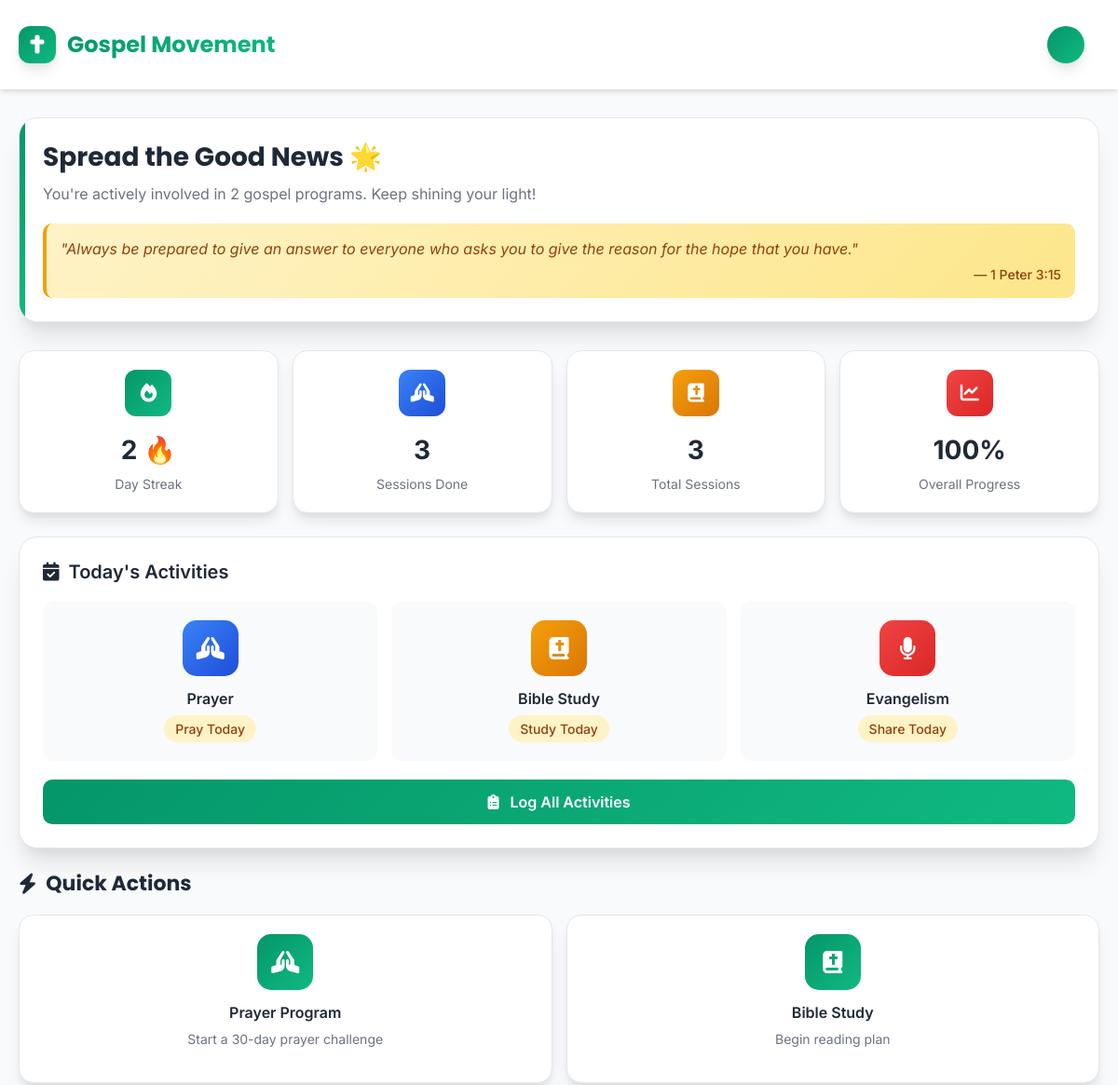
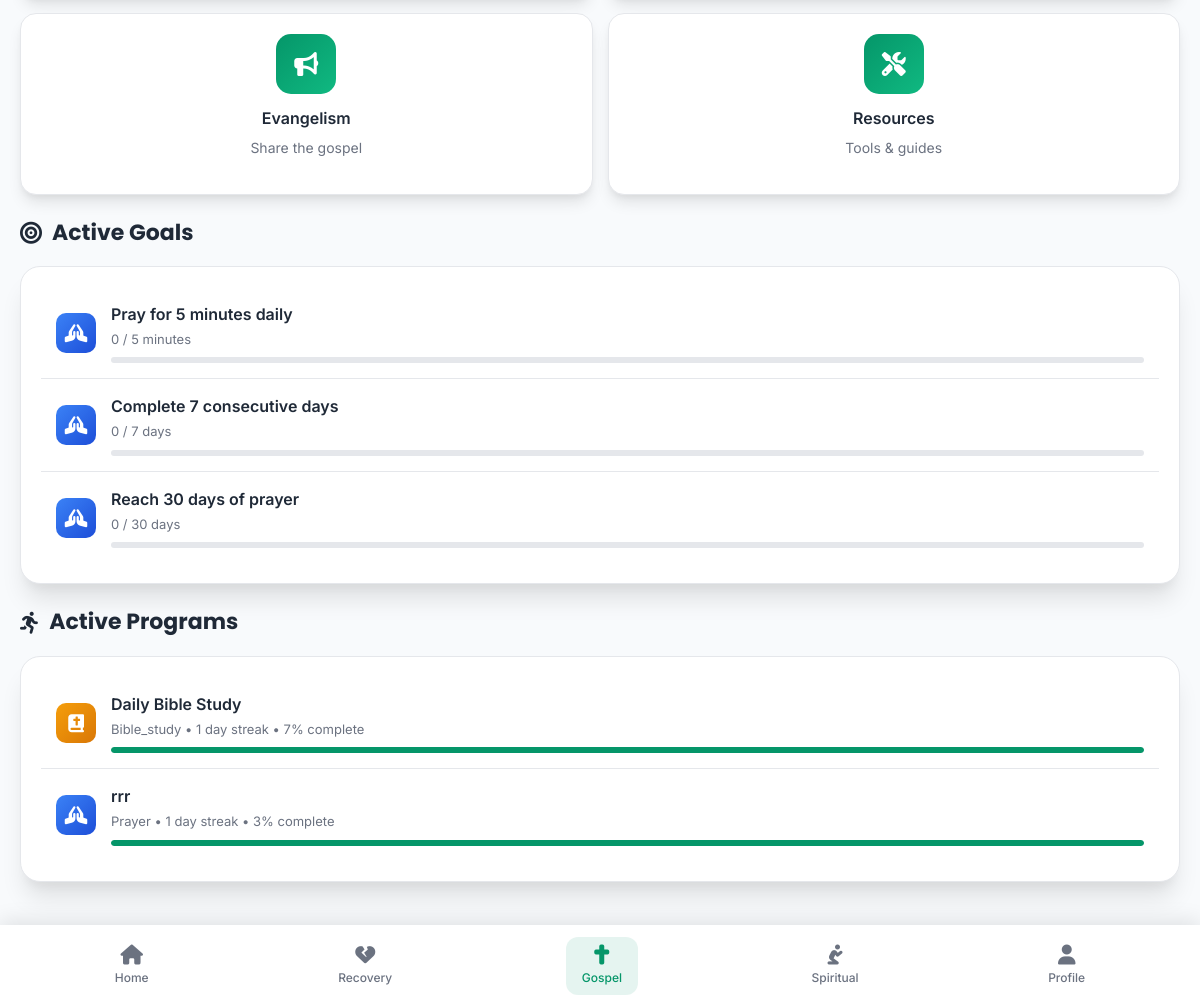
Screenshot of /gospel.php (signed in) with the database file from the repository (2 pictures, top to bottom).
### tables this page shows
CREATE TABLE `gospel_goals` (
  `id` int(11) NOT NULL,
  `user_id` int(11) DEFAULT NULL,
  `program_id` int(11) DEFAULT NULL,
  `goal_type` enum('prayer','bible','evangelism','discipleship') DEFAULT 'prayer',
  `title` varchar(200) NOT NULL,
  `description` text DEFAULT NULL,
  `target_value` int(11) DEFAULT 1,
  `current_value` int(11) DEFAULT 0,
  `unit` varchar(50) DEFAULT NULL,
  `deadline` date DEFAULT NULL,
  `status` enum('active','completed','abandoned') DEFAULT 'active',
  `is_achieved` tinyint(1) DEFAULT 0,
  `achieved_date` date DEFAULT NULL,
  `created_at` timestamp NOT NULL DEFAULT current_timestamp()
);

CREATE TABLE `gospel_programs` (
  `id` int(11) NOT NULL,
  `user_id` int(11) DEFAULT NULL,
  `program_type` enum('prayer','bible_study','evangelism','discipleship') NOT NULL,
  `title` varchar(200) NOT NULL,
  `description` text DEFAULT NULL,
  `frequency` enum('daily','weekly','biweekly','monthly') DEFAULT 'daily',
  `target_duration_days` int(11) DEFAULT 30,
  `current_streak` int(11) DEFAULT 0,
  `longest_streak` int(11) DEFAULT 0,
  `total_sessions` int(11) DEFAULT 0,
  `completed_sessions` int(11) DEFAULT 0,
  `start_date` date DEFAULT NULL,
  `target_end_date` date DEFAULT NULL,
  `status` enum('active','paused','completed','abandoned') DEFAULT 'active',
  `progress_percentage` decimal(5,2) DEFAULT 0.00,
  `is_public` tinyint(1) DEFAULT 0,
  `created_at` timestamp NOT NULL DEFAULT current_timestamp(),
  `updated_at` timestamp NOT NULL DEFAULT current_timestamp() ON UPDATE current_timestamp()
);

### gospel.php (the view, shortened to what this page needs)
<?php
include "config.php";
$user_id = $_SESSION['user_id'];
$programs_query = "SELECT * FROM gospel_programs WHERE user_id = ? AND status = 'active'";
$stmt = $conn->prepare($programs_query);
$stmt->bind_param("i", $user_id);
$stmt->execute();
$programs_result = $stmt->get_result();
$active_programs = [];
$total_streak = 0;
$total_sessions = 0;
$completed_sessions = 0;
while ($program = $programs_result->fetch_assoc()) {
    $active_programs[] = $program;
    $total_streak += $program['current_streak'];
    $total_sessions += $program['total_sessions'];
    $completed_sessions += $program['completed_sessions'];
}
$has_programs = count($active_programs) > 0;
$today = date('Y-m-d');
$prayer_today = $conn->prepare("SELECT COUNT(*) as count FROM prayer_sessions WHERE user_id = ? AND session_date = ?");
$prayer_today->bind_param("is", $user_id, $today);
$prayer_today->execute();
$prayer_today_result = $prayer_today->get_result();
$prayer_today_count = $prayer_today_result->fetch_assoc()['count'];
$bible_today = $conn->prepare("SELECT COUNT(*) as count FROM bible_study_sessions WHERE user_id = ? AND session_date = ?");
$bible_today->bind_param("is", $user_id, $today);
$bible_today->execute();
$bible_today_result = $bible_today->get_result();
$bible_today_count = $bible_today_result->fetch_assoc()['count'];
$evangelism_today = $conn->prepare("SELECT COUNT(*) as count FROM evangelism_activities WHERE user_id = ? AND activity_date = ?");
$evangelism_today->bind_param("is", $user_id, $today);
$evangelism_today->execute();
$evangelism_today_result = $evangelism_today->get_result();
$evangelism_today_count = $evangelism_today_result->fetch_assoc()['count'];
$goals_query = "SELECT * FROM gospel_goals WHERE user_id = ? AND status = 'active' ORDER BY deadline ASC LIMIT 3";
$stmt = $conn->prepare($goals_query);
$stmt->bind_param("i", $user_id);
$stmt->execute();
$goals_result = $stmt->get_result();
$active_goals = [];
while ($row = $goals_result->fetch_assoc()) {
    $active_goals[] = $row;
}
$overall_progress = $total_sessions > 0 ? min(100, ($completed_sessions / $total_sessions) * 100) : 0;
$scriptures = [
    ['text' => 'Go into all the world and preach the gospel to all creation.', 'ref' => 'Mark 16:15'],
    ['text' => 'Pray continually.', 'ref' => '1 Thessalonians 5:17'],
    ['text' => 'Your word is a lamp for my feet, a light on my path.', 'ref' => 'Psalm 119:105'],
    ['text' => 'Always be prepared to give an answer to everyone who asks you to give the reason for the hope that you have.', 'ref' => '1 Peter 3:15']
];
$daily_scripture = $scriptures[date('z') % count($scriptures)];
?>
<!DOCTYPE html>
<html lang="en">
<head>
    <link href="https://cdn.jsdelivr.net/npm/bootstrap@5.3.2/dist/css/bootstrap.min.css" rel="stylesheet">
    <link rel="stylesheet" href="https://cdnjs.cloudflare.com/ajax/libs/font-awesome/6.4.0/css/all.min.css">
</head>
<body>
    <header class="main-header">
        <div class="header-content">
            <div class="app-logo">
                <div class="logo-icon">
                    <i class="fas fa-cross"></i>
                </div>
                <div class="logo-text">Gospel Movement</div>
            </div>
            <div class="user-profile" onclick="window.location.href='profile.php'">
                <div class="user-avatar">
                </div>
            </div>
        </div>
    </header>
    <main class="main-container">
        <section class="welcome-section">
            <div class="welcome-card">
                <h1 class="greeting-title">Spread the Good News 🌟</h1>
                <p class="greeting-subtitle">
                    <?php if ($has_programs): ?>
                        You're actively involved in <?php echo count($active_programs); ?> gospel programs. Keep shining your light!
                    <?php else: ?>
                        Join the movement to share God's love through prayer, Bible study, and evangelism.
                    <?php endif; ?>
                </p>
                <div class="scripture-card">
                    <p class="scripture-text">"<?php echo $daily_scripture['text']; ?>"</p>
                    <div class="scripture-ref">— <?php echo $daily_scripture['ref']; ?></div>
                </div>
            </div>
        </section>
        <section class="stats-grid">
            <div class="stat-card">
                <div class="stat-icon">
                    <i class="fas fa-fire"></i>
                </div>
                <div class="stat-value"><?php echo $total_streak; ?> 🔥</div>
                <div class="stat-label">Day Streak</div>
            </div>
            <div class="stat-card">
                <div class="stat-icon">
                    <i class="fas fa-hands-praying"></i>
                </div>
                <div class="stat-value"><?php echo $completed_sessions; ?></div>
                <div class="stat-label">Sessions Done</div>
            </div>
            <div class="stat-card">
                <div class="stat-icon">
                    <i class="fas fa-bible"></i>
                </div>
                <div class="stat-value"><?php echo $total_sessions; ?></div>
                <div class="stat-label">Total Sessions</div>
            </div>
            <div class="stat-card">
                <div class="stat-icon">
                    <i class="fas fa-chart-line"></i>
                </div>
                <div class="stat-value"><?php echo number_format($overall_progress, 0); ?>%</div>
                <div class="stat-label">Overall Progress</div>
            </div>
        </section>
        <section class="daily-checkin">
            <h2 class="checkin-title">
                <i class="fas fa-calendar-check"></i>
                Today's Activities
            </h2>
            <div class="checkin-grid">
                <div class="checkin-item <?php echo $prayer_today_count > 0 ? 'completed' : ''; ?>" onclick="openPrayerModal()">
                    <div class="checkin-icon">
                        <i class="fas fa-hands-praying"></i>
                    </div>
                    <h3 class="checkin-name">Prayer</h3>
                    <div class="checkin-status <?php echo $prayer_today_count > 0 ? 'status-completed' : 'status-pending'; ?>">
                        <?php echo $prayer_today_count > 0 ? '✓ Prayed Today' : 'Pray Today'; ?>
                    </div>
                </div>
                <div class="checkin-item <?php echo $bible_today_count > 0 ? 'completed' : ''; ?>" onclick="openBibleModal()">
                    <div class="checkin-icon">
                        <i class="fas fa-book-bible"></i>
                    </div>
                    <h3 class="checkin-name">Bible Study</h3>
                    <div class="checkin-status <?php echo $bible_today_count > 0 ? 'status-completed' : 'status-pending'; ?>">
                        <?php echo $bible_today_count > 0 ? '✓ Studied Today' : 'Study Today'; ?>
                    </div>
                </div>
                <div class="checkin-item <?php echo $evangelism_today_count > 0 ? 'completed' : ''; ?>" onclick="openEvangelismModal()">
                    <div class="checkin-icon">
                        <i class="fas fa-microphone"></i>
                    </div>
                    <h3 class="checkin-name">Evangelism</h3>
                    <div class="checkin-status <?php echo $evangelism_today_count > 0 ? 'status-completed' : 'status-pending'; ?>">
                        <?php echo $evangelism_today_count > 0 ? '✓ Shared Today' : 'Share Today'; ?>
                    </div>
                </div>
            </div>
            <button class="btn-primary" onclick="openAllActivities()">
                <i class="fas fa-clipboard-list me-2"></i> Log All Activities
            </button>
        </section>
        <section class="actions-section">
            <h2 class="section-title">
                <i class="fas fa-bolt"></i>
                Quick Actions
            </h2>
            <div class="actions-grid">
                <div class="action-card" onclick="startPrayerProgram()">
                    <div class="action-icon">
                        <i class="fas fa-hands-praying"></i>
                    </div>
                    <h3 class="action-title">Prayer Program</h3>
                    <p class="action-desc">Start a 30-day prayer challenge</p>
                </div>
                <div class="action-card" onclick="startBibleProgram()">
                    <div class="action-icon">
                        <i class="fas fa-book-bible"></i>
                    </div>
                    <h3 class="action-title">Bible Study</h3>
                    <p class="action-desc">Begin reading plan</p>
                </div>
                <div class="action-card" onclick="startEvangelismProgram()">
                    <div class="action-icon">
                        <i class="fas fa-bullhorn"></i>
                    </div>
                    <h3 class="action-title">Evangelism</h3>
                    <p class="action-desc">Share the gospel</p>
                </div>
                <div class="action-card" onclick="openResources()">
                    <div class="action-icon">
                        <i class="fas fa-tools"></i>
                    </div>
                    <h3 class="action-title">Resources</h3>
                    <p class="action-desc">Tools & guides</p>
                </div>
            </div>
        </section>
        <?php if (!empty($active_goals)): ?>
        <section class="goals-section">
            <h2 class="section-title">
                <i class="fas fa-bullseye"></i>
                Active Goals
            </h2>
            <div class="goals-list">
                <?php foreach ($active_goals as $goal):
                ?>
                <div class="goal-item">
                    <div class="goal-icon" style="background: <?php
                        switch($goal['goal_type']) {
                            case 'prayer': echo 'var(--gradient-prayer)'; break;
                        }
                    ?>;">
                        <i class="fas <?php
                            switch($goal['goal_type']) {
                                case 'prayer': echo 'fa-hands-praying'; break;
                            }
                        ?>"></i>
                    </div>
                    <div class="goal-content">
                        <div class="goal-title"><?php echo htmlspecialchars($goal['title']); ?></div>
                        <div class="goal-progress">
                            <?php echo $goal['current_value']; ?> / <?php echo $goal['target_value']; ?> <?php echo $goal['unit']; ?>
                        </div>
                        <div class="progress-bar">
                        </div>
                    </div>
                </div>
                <?php endforeach; ?>
            </div>
        </section>
        <?php endif; ?>
        <?php if (!empty($active_programs)): ?>
        <section class="programs-section">
            <h2 class="section-title">
                <i class="fas fa-running"></i>
                Active Programs
            </h2>
            <div class="programs-list">
                <?php foreach ($active_programs as $program):
                    $program_progress = $program['total_sessions'] > 0 ? min(100, ($program['completed_sessions'] / $program['total_sessions']) * 100) : 0;
                ?>
                <div class="program-item">
                    <div class="program-icon" style="background: <?php
                        switch($program['program_type']) {
                            case 'prayer': echo 'var(--gradient-prayer)'; break;
                            case 'bible_study': echo 'var(--gradient-bible)'; break;
                        }
                    ?>;">
                        <i class="fas <?php
                            switch($program['program_type']) {
                                case 'prayer': echo 'fa-hands-praying'; break;
                                case 'bible_study': echo 'fa-book-bible'; break;
                            }
                        ?>"></i>
                    </div>
                    <div class="program-content">
                        <div class="program-title"><?php echo htmlspecialchars($program['title']); ?></div>
                        <div class="program-info">
                            <?php echo ucfirst($program['program_type']); ?> •
                            <?php echo $program['current_streak']; ?> day streak •
                            <?php echo number_format($program['progress_percentage'], 0); ?>% complete
                        </div>
                        <div class="progress-bar">
                            <div class="progress-fill" style="width: <?php echo $program_progress; ?>%"></div>
                        </div>
                    </div>
                </div>
                <?php endforeach; ?>
            </div>
        </section>
        <?php endif; ?>
    </main>
    <nav class="bottom-nav">
        <div class="nav-items">
            <a href="index.php" class="nav-item">
                <i class="fas fa-home nav-icon"></i>
                <span class="nav-label">Home</span>
            </a>
            <a href="addiction.php" class="nav-item">
                <i class="fas fa-heart-crack nav-icon"></i>
                <span class="nav-label">Recovery</span>
            </a>
            <a href="gospel.php" class="nav-item active">
                <i class="fas fa-cross nav-icon"></i>
                <span class="nav-label">Gospel</span>
            </a>
            <a href="spiritual-growth.php" class="nav-item">
                <i class="fas fa-pray nav-icon"></i>
                <span class="nav-label">Spiritual</span>
            </a>
            <a href="profile.php" class="nav-item">
                <i class="fas fa-user nav-icon"></i>
                <span class="nav-label">Profile</span>
            </a>
        </div>
    </nav>
</body>
</html>

### rows the page displays
gospel_goals: title "Pray for 5 minutes daily", current_value "0", target_value "5", unit "minutes"
gospel_goals: title "Complete 7 consecutive days", current_value "0", target_value "7", unit "days"
gospel_goals: title "Reach 30 days of prayer", current_value "0", target_value "30", unit "days"
gospel_programs: title "Daily Bible Study", program_type "Bible_study", current_streak "1", progress_percentage "7"
gospel_programs: title "rrr", program_type "Prayer", current_streak "1", progress_percentage "3"

### other values shown
count($active_programs) "2"
$daily_scripture['text'] "Always be prepared to give an answer to everyone who asks you to give the reason for the hope that you have."
$daily_scripture['ref'] "1 Peter 3:15"
$total_streak "2"
$completed_sessions "3"
$total_sessions "3"
$overall_progress "100"
